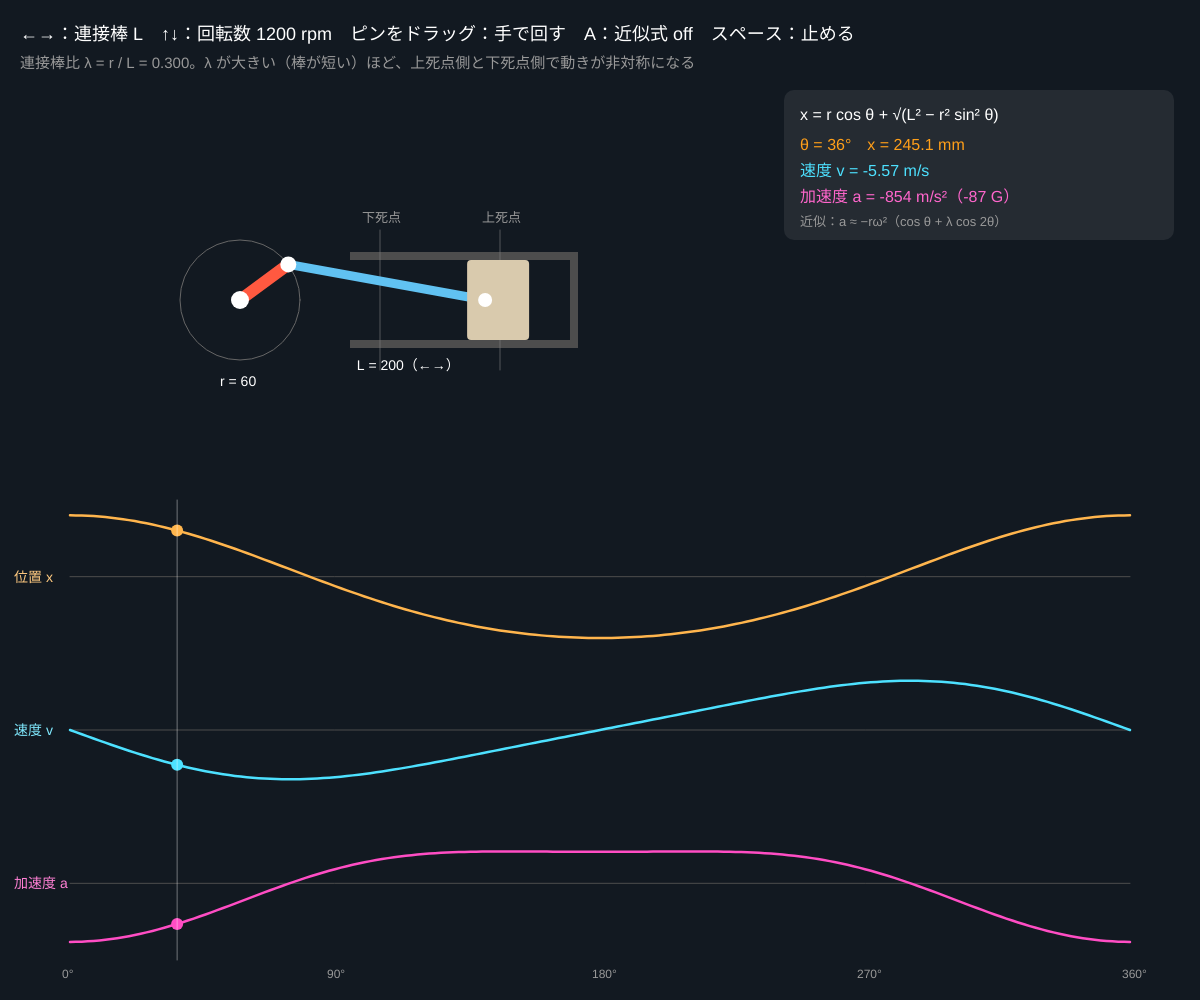
Frame 1 (no input)
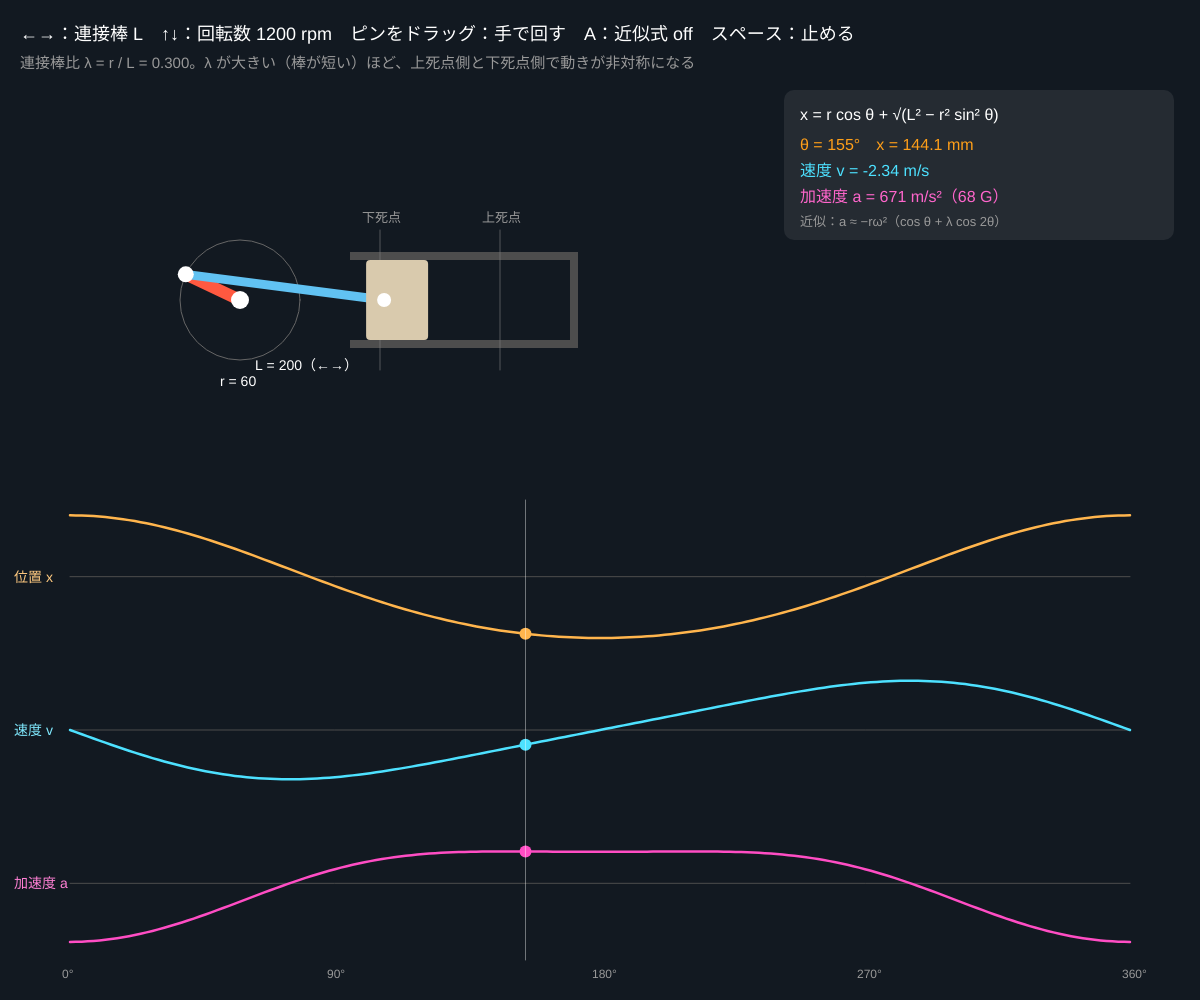
Frame 60 (no input)
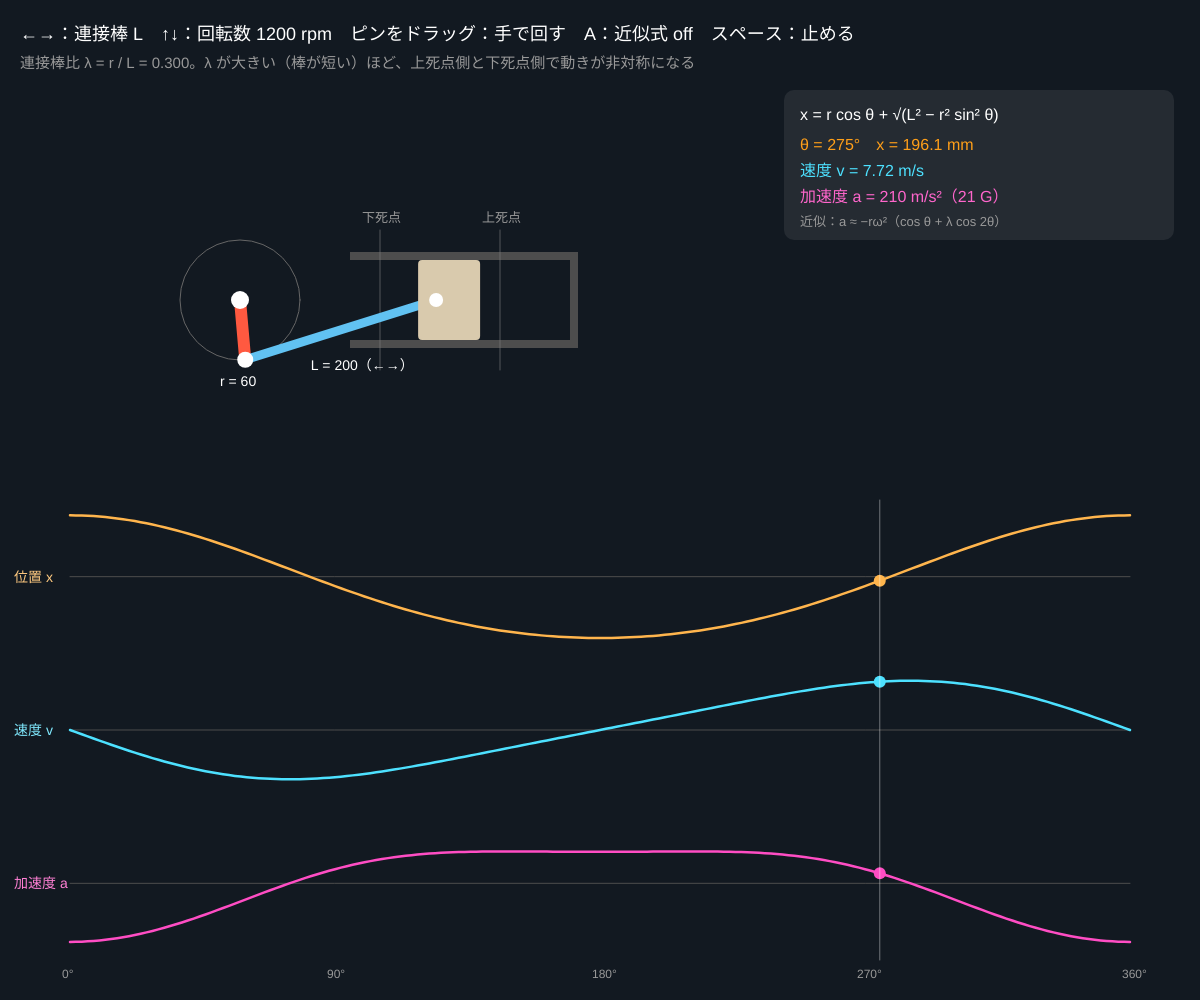
Frame 120 (the mouse pressed at the canvas centre since frame 60)

The p5.js sketch that drew these frames (run headless with seeded random() and noise() and a simulated clock; from frame 60 on, the mouse is pressed at the canvas centre):

// p5.js sketch
// ── sketch.js
// ============================================
// 01 スライダクランク機構（エンジンのピストン）
// クランクの回転 ⇄ ピストンの往復。位置 x(θ) = r cos θ + √(L² − r² sin² θ)
// 連接棒比 λ = r / L が大きいほど、動きは単振動からずれる（上死点側で加速度が大きい）
// ←→ = 連接棒の長さ L / ↑↓ = 回転数 / クランクピンをドラッグ = 手で回す / A = 近似式を重ねる / スペース = 止める
// ============================================

let crankR = 60;          // ★ クランク半径 r（mm として扱う。ストローク = 2r）
let rodL = 200;           // ★ 連接棒の長さ L（mm）
let rpm = 1200;           // ★ 回転数（1 分あたりの回転）
let th = 0.6;             // クランク角 θ（ラジアン）
let playing = true, showApprox = false, grabbing = false;
let cx = 0, cy = 0;       // クランク軸の位置

function setup() {
  createCanvas(windowWidth, windowHeight);
  colorMode(HSB, 360, 100, 100, 100);
  cx = width * 0.2; cy = height * 0.3;
}

// ★ ピストンピンの位置（クランク軸からの距離）
function pistonPos(t) {
  let q = Math.sqrt(rodL * rodL - crankR * crankR * Math.sin(t) * Math.sin(t));
  return crankR * Math.cos(t) + q;
}
// dx/dθ（解析的）
function pistonD1(t) {
  let q = Math.sqrt(rodL * rodL - crankR * crankR * Math.sin(t) * Math.sin(t));
  return -crankR * Math.sin(t) - (crankR * crankR * Math.sin(t) * Math.cos(t)) / q;
}
// d²x/dθ²（数値微分）
function pistonD2(t) { return (pistonD1(t + 1e-4) - pistonD1(t - 1e-4)) / 2e-4; }

function draw() {
  background(212, 45, 13);
  let omega = (rpm * TWO_PI) / 60;                    // 角速度（rad/s）
  if (playing && !grabbing) th += 0.015 + rpm / 60000; // 画面上はスローモーション
  th = ((th % TWO_PI) + TWO_PI) % TWO_PI;

  let px = pistonPos(th);
  let pinX = cx + crankR * Math.cos(th), pinY = cy - crankR * Math.sin(th);
  let lam = crankR / rodL;

  // シリンダー
  let headX = cx + rodL + crankR + 70;
  noStroke(); fill(0, 0, 30);
  rect(cx + rodL - crankR - 30, cy - 48, headX - (cx + rodL - crankR - 30), 8);
  rect(cx + rodL - crankR - 30, cy + 40, headX - (cx + rodL - crankR - 30), 8);
  rect(headX, cy - 48, 8, 96);
  // 上死点・下死点の線
  stroke(0, 0, 50, 60); strokeWeight(1);
  for (let x of [cx + rodL + crankR, cx + rodL - crankR]) line(x, cy - 70, x, cy + 70);
  noStroke(); fill(0, 0, 60); textSize(13);
  text('上死点', cx + rodL + crankR - 18, cy - 78); text('下死点', cx + rodL - crankR - 18, cy - 78);
  // クランクの円
  noFill(); stroke(0, 0, 40); strokeWeight(1);
  circle(cx, cy, crankR * 2);
  // クランク、連接棒、ピストン
  strokeWeight(12); stroke(8, 75, 100); line(cx, cy, pinX, pinY);
  stroke(200, 60, 95); strokeWeight(9); line(pinX, pinY, cx + px, cy);
  noStroke(); fill(40, 20, 85); rect(cx + px - 18, cy - 40, 62, 80, 4);
  fill(0, 0, 100); circle(cx, cy, 18); circle(pinX, pinY, 16); circle(cx + px, cy, 14);
  fill(0, 0, 100); textSize(14);
  text('r = ' + crankR, cx - 20, cy + crankR + 26);
  text('L = ' + rodL + '（←→）', (pinX + cx + px) / 2 - 30, cy + 70);

  // 値
  let v = pistonD1(th) * omega / 1000;                  // m/s
  let acc = pistonD2(th) * omega * omega / 1000;        // m/s²
  noStroke(); fill(0, 0, 100); textSize(18);
  text('←→：連接棒 L　↑↓：回転数 ' + rpm + ' rpm　ピンをドラッグ：手で回す　A：近似式 ' + (showApprox ? 'ON' : 'off') + '　スペース：' + (playing ? '止める' : '動かす'), 20, 40);
  fill(0, 0, 60); textSize(15);
  text('連接棒比 λ = r / L = ' + nf(lam, 1, 3) + '。λ が大きい（棒が短い）ほど、上死点側と下死点側で動きが非対称になる', 20, 68);

  let ix = width - 400, iy = 120;
  fill(0, 0, 100, 8); rect(ix - 16, iy - 30, 390, 150, 10);
  fill(0, 0, 100); textSize(16);
  text('x = r cos θ + √(L² − r² sin² θ)', ix, iy);
  fill(35, 90, 100); text('θ = ' + nf(th * 180 / Math.PI, 1, 0) + '°　x = ' + nf(px, 1, 1) + ' mm', ix, iy + 30);
  fill(190, 70, 100); text('速度 v = ' + nf(v, 1, 2) + ' m/s', ix, iy + 56);
  fill(320, 60, 100); text('加速度 a = ' + nf(acc, 1, 0) + ' m/s²（' + nf(acc / 9.8, 1, 0) + ' G）', ix, iy + 82);
  fill(0, 0, 60); textSize(13);
  text('近似：a ≈ −rω²（cos θ + λ cos 2θ）', ix, iy + 106);

  // グラフ 3 段（位置・速度・加速度）
  let gx = 70, gw = width - 140, gy = height * 0.5, gh = (height - gy - 40) / 3;
  let rows = [
    { name: '位置 x', hue: 35, f: (t) => pistonPos(t) - rodL, peak: crankR * 1.05 },
    { name: '速度 v', hue: 190, f: (t) => pistonD1(t), peak: crankR * (1 + lam) * 1.05 },
    { name: '加速度 a', hue: 320, f: (t) => pistonD2(t), peak: crankR * (1 + lam) * 1.1, approx: (t) => -crankR * (Math.cos(t) + lam * Math.cos(2 * t)) },
  ];
  for (let i = 0; i < 3; i++) {
    let r = rows[i], y0 = gy + gh * i + gh / 2, amp = gh * 0.42;
    stroke(0, 0, 30); strokeWeight(1); line(gx, y0, gx + gw, y0);
    noFill(); stroke(r.hue, 70, 100); strokeWeight(2.5);
    beginShape();
    for (let k = 0; k <= 180; k++) { let t = (k / 180) * TWO_PI; vertex(gx + (k / 180) * gw, y0 - (r.f(t) / r.peak) * amp); }
    endShape();
    if (r.approx && showApprox) {
      stroke(0, 0, 100, 70); strokeWeight(1.5);
      beginShape();
      for (let k = 0; k <= 180; k++) { let t = (k / 180) * TWO_PI; vertex(gx + (k / 180) * gw, y0 - (r.approx(t) / r.peak) * amp); }
      endShape();
    }
    let mx = gx + (th / TWO_PI) * gw;
    noStroke(); fill(r.hue, 70, 100); circle(mx, y0 - (r.f(th) / r.peak) * amp, 12);
    fill(r.hue, 50, 100); textSize(14); text(r.name, gx - 56, y0 + 5);
  }
  stroke(0, 0, 100, 40); strokeWeight(1);
  line(gx + (th / TWO_PI) * gw, gy, gx + (th / TWO_PI) * gw, gy + gh * 3);
  noStroke(); fill(0, 0, 60); textSize(12);
  for (let d = 0; d <= 360; d += 90) text(d + '°', gx + (d / 360) * gw - 8, gy + gh * 3 + 18);
}

function mousePressed() {
  let pinX = cx + crankR * Math.cos(th), pinY = cy - crankR * Math.sin(th);
  grabbing = Math.hypot(mouseX - pinX, mouseY - pinY) < 30;
}
function mouseDragged() { if (grabbing) th = Math.atan2(cy - mouseY, mouseX - cx); }
function mouseReleased() { grabbing = false; }

function keyPressed() {
  if (key === LEFT_ARROW) rodL = constrain(rodL - 10, crankR + 20, 400);
  if (key === RIGHT_ARROW) rodL = constrain(rodL + 10, crankR + 20, 400);
  if (key === UP_ARROW) rpm = constrain(rpm + 300, 300, 9000);
  if (key === DOWN_ARROW) rpm = constrain(rpm - 300, 300, 9000);
  if (key === 'a' || key === 'A') showApprox = !showApprox;
  if (key === ' ') playing = !playing;
}

// ---------- やってみよう ----------
// 1. L を 80 まで短くすると、加速度のグラフの下側（下死点）にくぼみが 2 つできる。λ がいくつを超えると現れる？
// 2. A で近似式 a ≈ −rω²(cos θ + λ cos 2θ) を重ねよう。cos 2θ の項が「2 次の慣性力」＝エンジンの振動のもと
// 3. 速度が最大になるクランク角は 90° より手前。連接棒とクランクが直角になるあたり、を図で確かめよう
// 4. 9000 rpm での加速度は何 G？ ピストンの質量を 0.3 kg として、連接棒にかかる力（F = ma）を計算しよう
// 5. crankR を 2 倍にすると（ストローク 2 倍）、同じ回転数で加速度は何倍？
